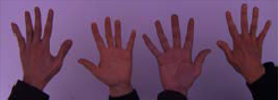
#> input picture TP1/white_patch/test_blue.png, 278 x 100 px; its folder holds only this picture in this run
$ jupyter execute tp1.ipynb
#> lines starting #> are read from the running program, lines starting #| are printed output that depends on the picture
#> further down, img is the input picture: shape (100, 278, 3); mean B, G, R 100.7, 69.5, 103
# TP1

Alumno: Victor Gabriel Peralta

[cell 1]
import cv2
import numpy as np
import matplotlib.pyplot as plt
import os

# --- PARTE 1: Algoritmo White Patch ---

def white_patch(image):
    # Separar los canales BGR (OpenCV usa BGR por defecto como se reviso en clase)
    channels = cv2.split(image)
    out_channels = []

    for channel in channels:

        max_val = np.max(channel)

        if max_val > 0:
            rescaled = (channel.astype(np.float32) * 255 / max_val).clip(0, 255)
            out_channels.append(rescaled.astype(np.uint8))
        else:
            out_channels.append(channel)
#> this loop made 3 passes
#> max_val on passes 1 to 3: 200, 138, 165
#> pass 1, in white_patch, `rescaled = (channel.astype(np.float32) * 255 / max_val).clip(0, 255)`:
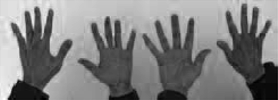
#> rescaled: shape (100, 278) float32; min 0, max 255, mean 128.4
#> pass 2, in white_patch, `rescaled = (channel.astype(np.float32) * 255 / max_val).clip(0, 255)`:
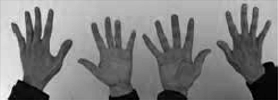
#> rescaled: shape (100, 278) float32; min 0, max 255, mean 128.4
#> pass 3, in white_patch, `rescaled = (channel.astype(np.float32) * 255 / max_val).clip(0, 255)`:
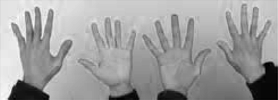
#> rescaled: shape (100, 278) float32; min 0, max 255, mean 159.2
#> after the loop, out_channels = 3 items

    return cv2.merge(out_channels)
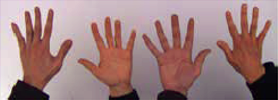
#> returned value: shape (100, 278, 3); mean of channels 0, 1, 2 127.9, 127.9, 158.8; drawn as B, G, R

[cell 2]
# Configuración de ruta y carga de imágenes
folder_path = r'TP1/white_patch/'
images = [f for f in os.listdir(folder_path) if f.endswith(('.png', '.jpg', '.jpeg'))]

for img_name in images:
    path = os.path.join(folder_path, img_name)
    img = cv2.imread(path)

    if img is None: continue

    # Aplicar algoritmo
    img_corrected = white_patch(img)

    # Visualización (Convertimos BGR a RGB para Matplotlib)
    plt.figure(figsize=(10, 5))
    plt.subplot(1, 2, 1)
    plt.title(f"Original: {img_name}")
    plt.imshow(cv2.cvtColor(img, cv2.COLOR_BGR2RGB))
    plt.axis('off')

    plt.subplot(1, 2, 2)
    plt.title("White Patch Corrected")
    plt.imshow(cv2.cvtColor(img_corrected, cv2.COLOR_BGR2RGB))
    plt.axis('off')

    plt.show()
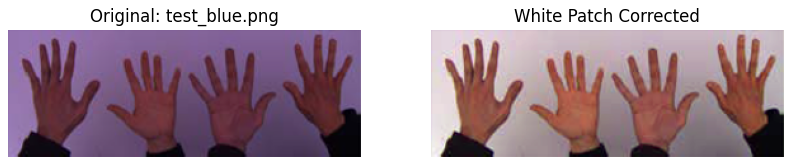
#> figure drawn by matplotlib, 2 panels

El algoritmo funciona bajo la hipótesis de que en la imagen existe al menos un objeto que es originalmente blanco (o gris neutro muy claro).

Posibles Fallas:
- Falla por Iluminación Monocromática: Cuando la luz es de un color primario muy saturado (como los casos azul/rojo/verde neón), el algoritmo no puede recuperar los colores originales porque la información de los otros canales restantes es casi nula o puro ruido. El White Patch asume que hay una mezcla de colores que "suman" blanco, pero aquí no la hay.
- Brillos Especulares (Glints): Si hay un reflejo metálico o un "charco" de luz blanca pura en un objeto que no es blanco, el algoritmo usará ese punto como referencia. Esto causará que el resto de la imagen se vea subexpuesta (oscura), ya que el resto de los píxeles tendrán valores muy bajos en comparación con el brillo.
- Ausencia de Blanco Real: Si fotografías una pared roja bajo luz roja, el algoritmo forzará a que el rojo más intenso se convierta en blanco. Esto destruye la fidelidad del color, creando una imagen con colores lavados o irreales.
- Ruido en Altas Luces: Si un solo píxel tiene un valor de ruido muy alto ($255$) debido a un error del sensor, el algoritmo se "engaña" y no escala correctamente el resto de la imagen.

[cell 3]
import cv2
import numpy as np
import matplotlib.pyplot as plt

# 1. Leer las imágenes en escala de grises
img1 = cv2.imread('TP1\img1_tp.png', cv2.IMREAD_GRAYSCALE)
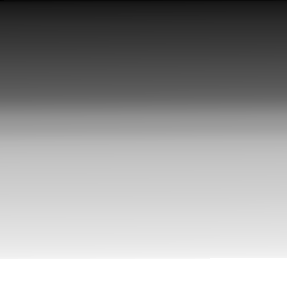
#> input picture TP1/img1_tp.png, 287 x 288 px, found by its file name
#> img1 is the input picture: shape (288, 287); min 2, max 255, mean 154.8
img2 = cv2.imread('TP1\img2_tp.png', cv2.IMREAD_GRAYSCALE)
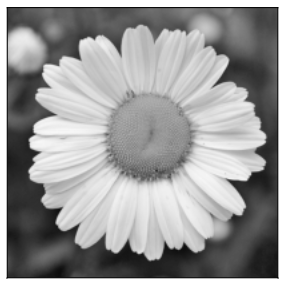
#> input picture TP1/img2_tp.png, 287 x 288 px, found by its file name
#> img2 is the input picture: shape (288, 287); min 2, max 255, mean 154.8

# Verificar si las imágenes cargaron correctamente
if img1 is None or img2 is None:
    print("Error: No se encontraron los archivos img1_tp.png o img2_tp.png")
else:
    # 2. Configuración de Bins (64 es un buen balance entre detalle y generalización)
    n_bins = 64

    # Calcular histogramas
    # calcHist(imágenes, canales, máscara, tamaño_hist, rango)
    hist1 = cv2.calcHist([img1], [0], None, [n_bins], [0, 256])
#> hist1 = 64 values, max 8400 at index 63, min 0 at index 62, mean 1291.5
    hist2 = cv2.calcHist([img2], [0], None, [n_bins], [0, 256])
#> hist2 has the same summary as hist1

    # Visualización
    fig, axs = plt.subplots(2, 2, figsize=(12, 10))

    # Mostrar Imágenes
    axs[0, 0].imshow(img1, cmap='gray')
    axs[0, 0].set_title('img1_tp.png (Grises)')
    axs[0, 0].axis('off')

    axs[0, 1].imshow(img2, cmap='gray')
    axs[0, 1].set_title('img2_tp.png (Grises)')
    axs[0, 1].axis('off')

    # Graficar Histogramas
    axs[1, 0].bar(range(n_bins), hist1.ravel(), color='black')
    axs[1, 0].set_title(f'Histograma img1 ({n_bins} bins)')

    axs[1, 1].bar(range(n_bins), hist2.ravel(), color='gray')
    axs[1, 1].set_title(f'Histograma img2 ({n_bins} bins)')

    plt.tight_layout()
    plt.show()
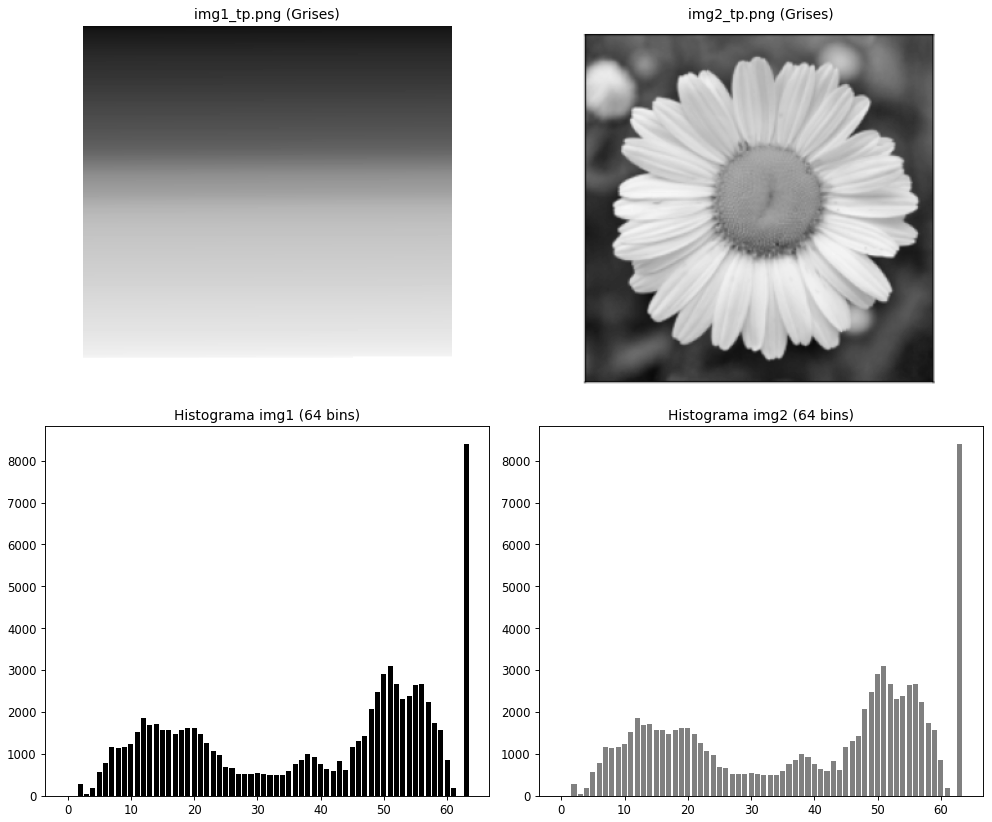
#> figure drawn by matplotlib, 4 panels; panel 3: tallest bar 8400 high, from x = 62.6 to 63.4; panel 4: tallest bar 8400 high, from x = 62.6 to 63.4
